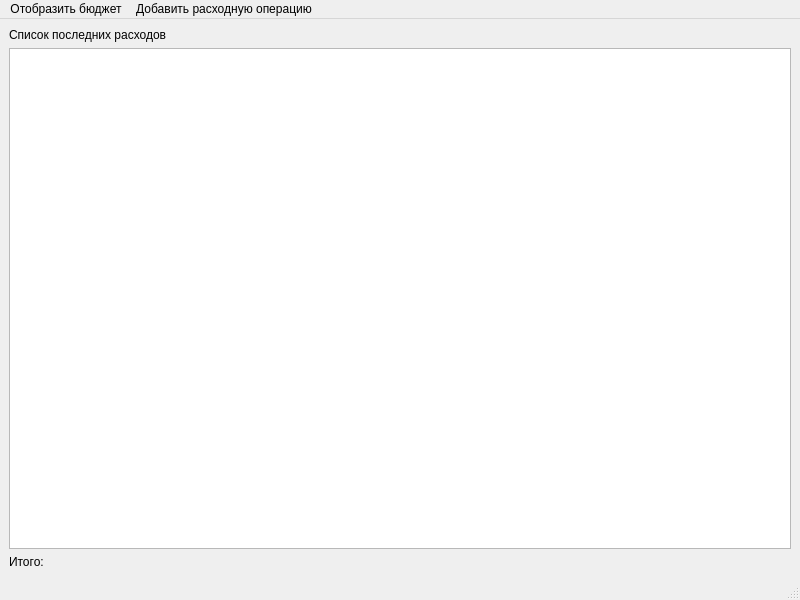
<?xml version="1.0" encoding="UTF-8"?>
<ui version="4.0">
 <class>MainWindow</class>
 <widget class="QMainWindow" name="MainWindow">
  <property name="geometry">
   <rect>
    <x>0</x>
    <y>0</y>
    <width>800</width>
    <height>600</height>
   </rect>
  </property>
  <property name="windowTitle">
   <string>MainWindow</string>
  </property>
  <property name="toolButtonStyle">
   <enum>Qt::ToolButtonIconOnly</enum>
  </property>
  <property name="dockNestingEnabled">
   <bool>false</bool>
  </property>
  <property name="dockOptions">
   <set>QMainWindow::AllowTabbedDocks|QMainWindow::AnimatedDocks</set>
  </property>
  <widget class="QWidget" name="centralwidget">
   <layout class="QVBoxLayout" name="verticalLayout_4">
    <item>
     <layout class="QVBoxLayout" name="verticalLayout_2">
      <item>
       <widget class="QLabel" name="ListCaption">
        <property name="text">
         <string>Список последних расходов</string>
        </property>
       </widget>
      </item>
     </layout>
    </item>
    <item>
     <layout class="QVBoxLayout" name="verticalLayout">
      <item>
       <widget class="QTableView" name="tableView"/>
      </item>
     </layout>
    </item>
    <item>
     <layout class="QVBoxLayout" name="verticalLayout_3">
      <item>
       <widget class="QLabel" name="summary">
        <property name="frameShape">
         <enum>QFrame::NoFrame</enum>
        </property>
        <property name="text">
         <string>Итого:</string>
        </property>
       </widget>
      </item>
     </layout>
    </item>
   </layout>
  </widget>
  <widget class="QMenuBar" name="menubar">
   <property name="geometry">
    <rect>
     <x>0</x>
     <y>0</y>
     <width>800</width>
     <height>36</height>
    </rect>
   </property>
   <widget class="QMenu" name="menu">
    <property name="title">
     <string>Отобразить бюджет</string>
    </property>
   </widget>
   <widget class="QMenu" name="menu_2">
    <property name="title">
     <string>Добавить расходную операцию</string>
    </property>
   </widget>
   <addaction name="menu"/>
   <addaction name="menu_2"/>
  </widget>
  <widget class="QStatusBar" name="statusbar"/>
 </widget>
 <resources/>
 <connections/>
</ui>
